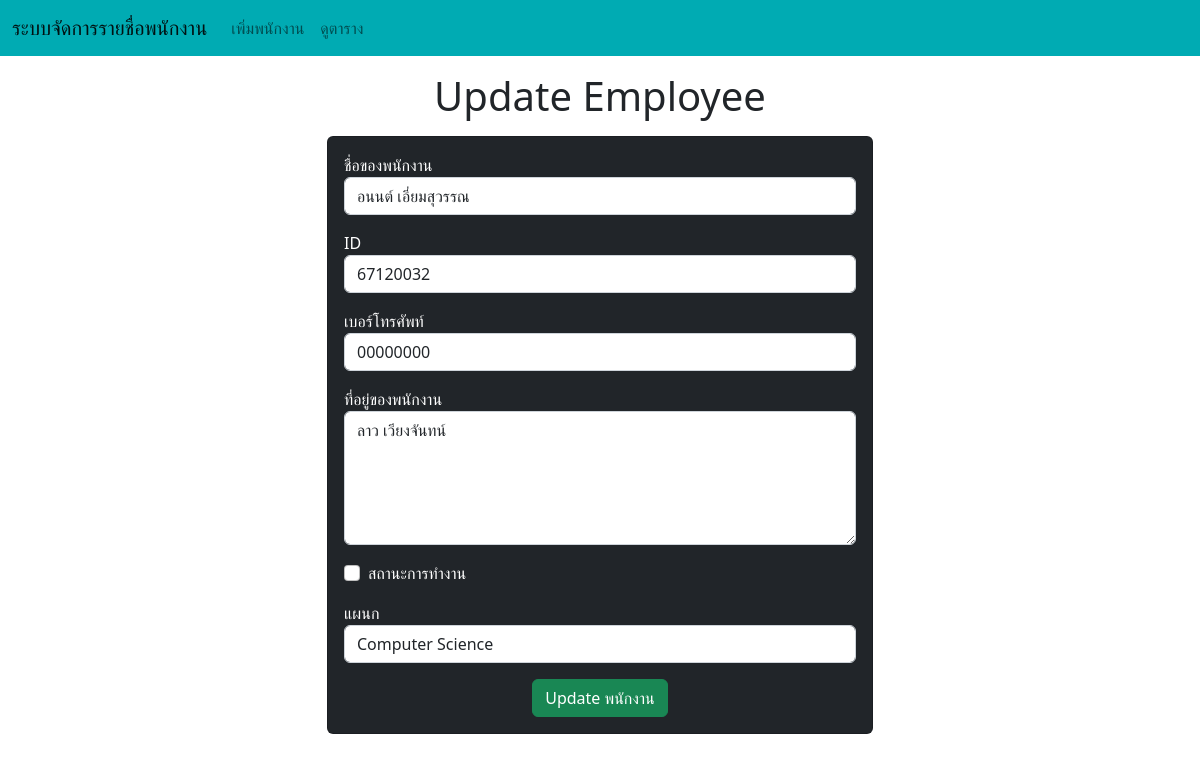
The app's page /emp/update-emp/12 with its own data.
### emp/models.py (models this page shows, shortened)
class Emp(models.Model):
    name=models.CharField(max_length=200)
    emp_id=models.CharField(max_length=200)
    phone=models.CharField(max_length=10)
    address=models.CharField(max_length=150)
    working=models.BooleanField(default=True)
    department=models.CharField(max_length=200)

### emp/views.py (the view)
# urls.py: path("update-emp/<int:emp_id>",update_emp),
def update_emp(request,emp_id):
    emp=Emp.objects.get(pk=emp_id)
    print("Yes Bhai")
    return render(request,"emp/update_emp.html",{
        'emp':emp
    })

### templates/emp/update_emp.html (shortened to what this page needs)
<!doctype html>
<html lang="en">
  <head>
    <link href="https://cdn.jsdelivr.net/npm/bootstrap@5.2.2/dist/css/bootstrap.min.css" rel="stylesheet">
  </head>
  <body>
    {% include 'emp/navbar.html' %}
    <h1 class="text-center my-3">Update Employee</h1>
    <div class="container">
      <div class="row">
        <div class="col-md-6 offset-md-3">
          <div class="card bg-dark text-white">
            <div class="card-body">
              <form action="/emp/do-update-emp/{{emp.id}}" method="POST">
                <div class="mb-3">
                  <label for="name">ชื่อของพนักงาน</label>
                  <input
                    id="name"
                    type="text"
                    class="form-control"
                    placeholder="ใส่ชื่อพนักงาน"
                    name="emp_name"
                    value="{{emp.name}}"
                  />
                </div>
                <div class="mb-3">
                  <label for="id">ID</label>
                  <input
                    id="id"
                    type="text"
                    class="form-control"
                    placeholder="ใส่ id"
                    name="emp_id"
                    value="{{emp.emp_id}}"
                  />
                </div>
                <div class="mb-3">
                  <label for="phone">เบอร์โทรศัพท์</label>
                  <input
                    id="phone"
                    type="text"
                    class="form-control"
                    placeholder="ใส่เบอร์โทรศัพท์"
                    name="emp_phone"
                    value="{{emp.phone}}"
                  />
                </div>
                <div class="mb-3">
                  <label for="address">ที่อยู่ของพนักงาน</label>
                  <textarea
                    name="emp_address"
                    id="address"
                    rows="5"
                    class="form-control"
                  >{{emp.address}}</textarea>
                </div>
                <div class="mb-3 form-check">
                  <label for="working">สถานะการทำงาน</label>
                  <input {% if emp.working %} checked {% endif %} id="working" name="emp_working" type="checkbox" class="form-check-input">
                </div>
                <div class="mb-3 ">
                  <label for="department">แผนก</label>
                  <select value="{{emp.department}}" name="emp_department" id="department" class="form-control">
                      <option value="CSE">Computer Science</option>
                  </select>
                </div>
                <div class="container text-center">
                    <button class="btn btn-success">
                        Update พนักงาน
                    </button>
                </div>
              </form>
            </div>
          </div>
        </div>
      </div>
    </div>
  </body>
</html>

### records on screen
Emp: emp_name "อนนต์ เอี่ยมสุวรรณ", emp_id "67120032", emp_phone "00000000", emp_address "ลาว เวียงจันทน์", emp_department "Computer Science"
